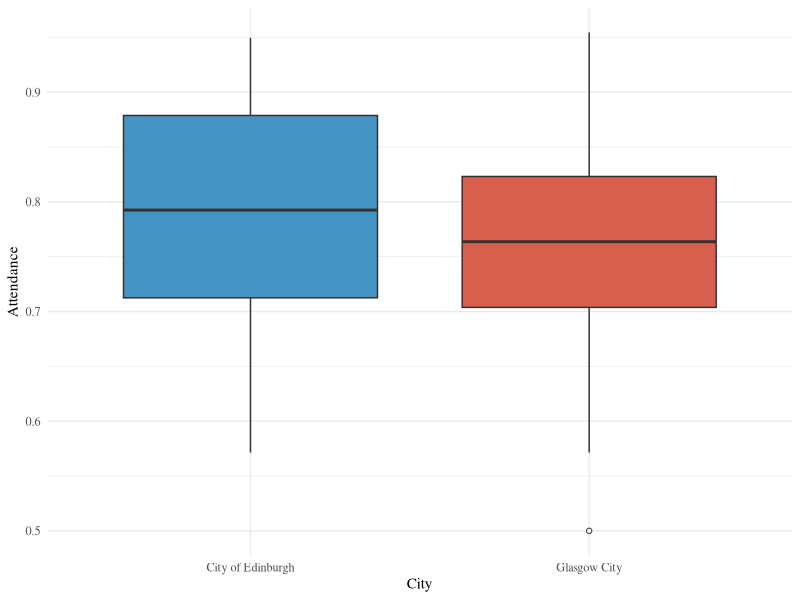
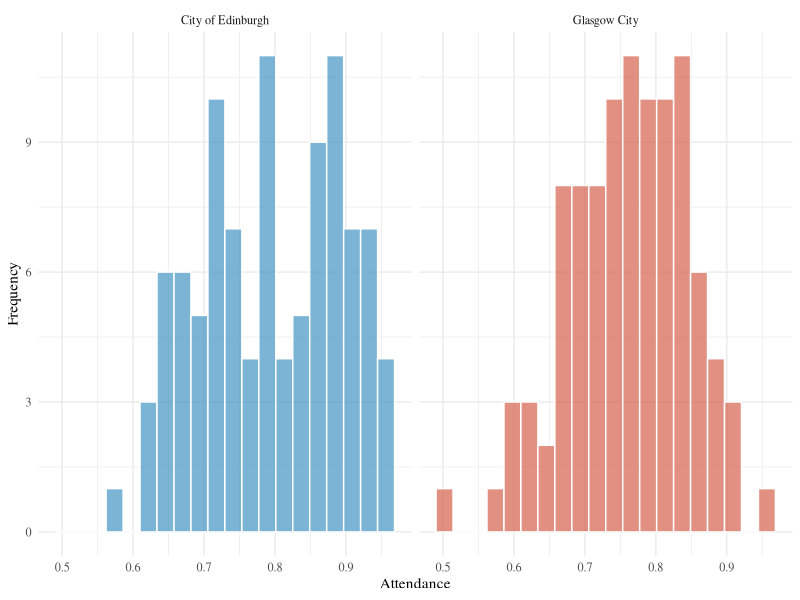
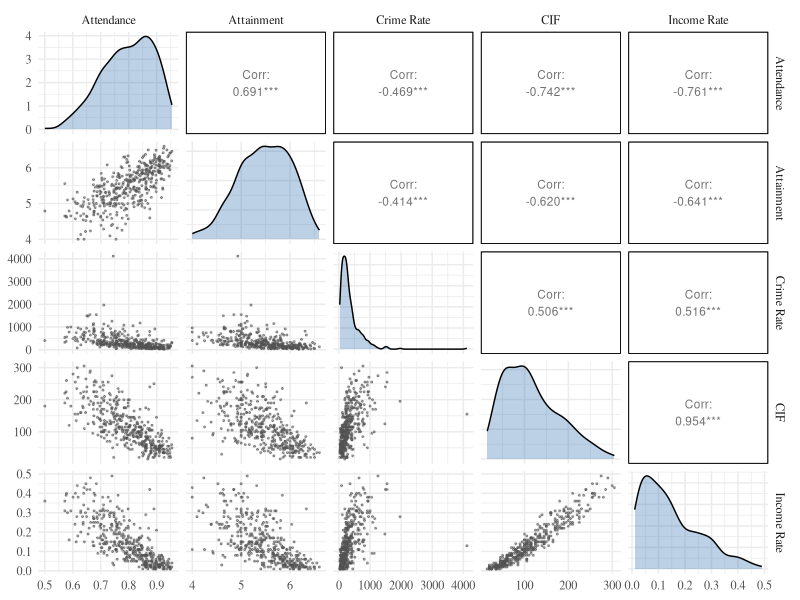
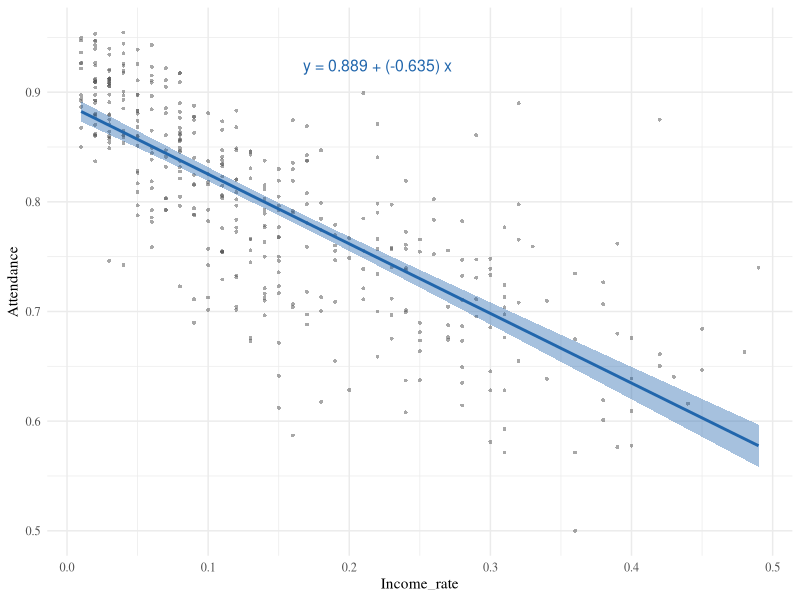
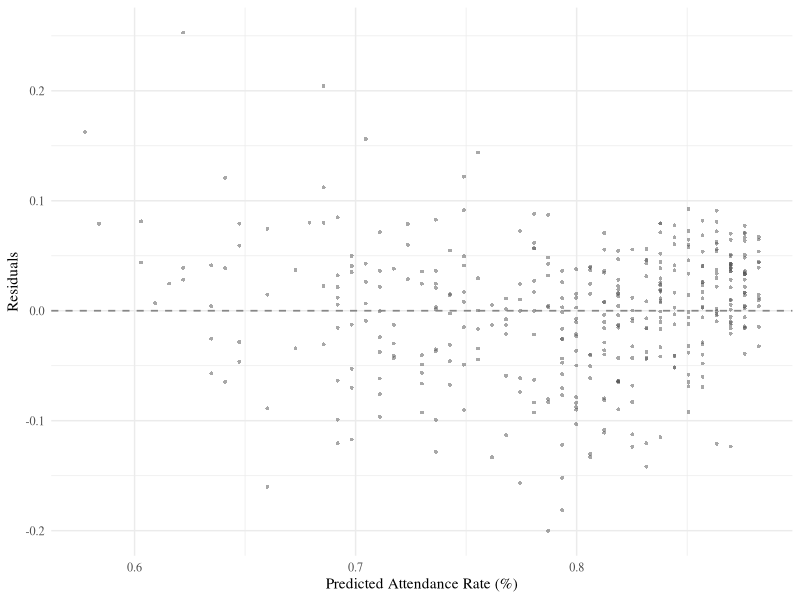
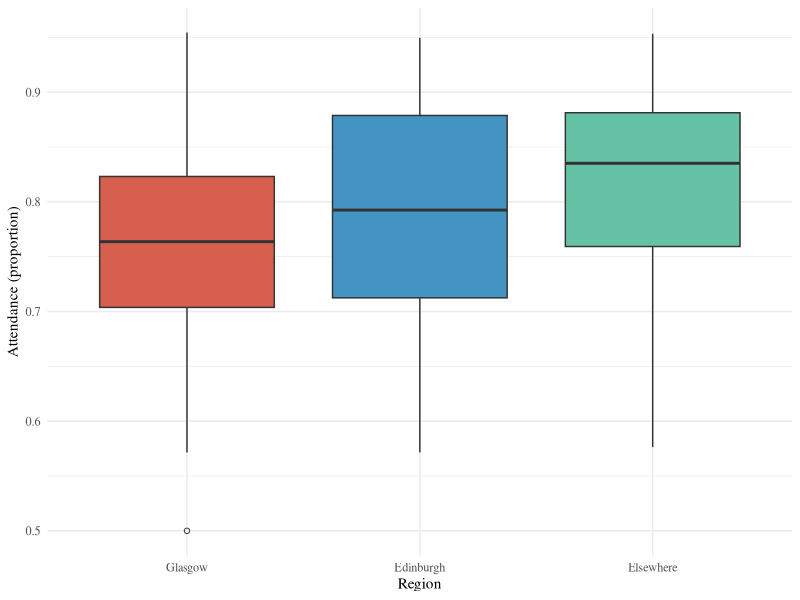
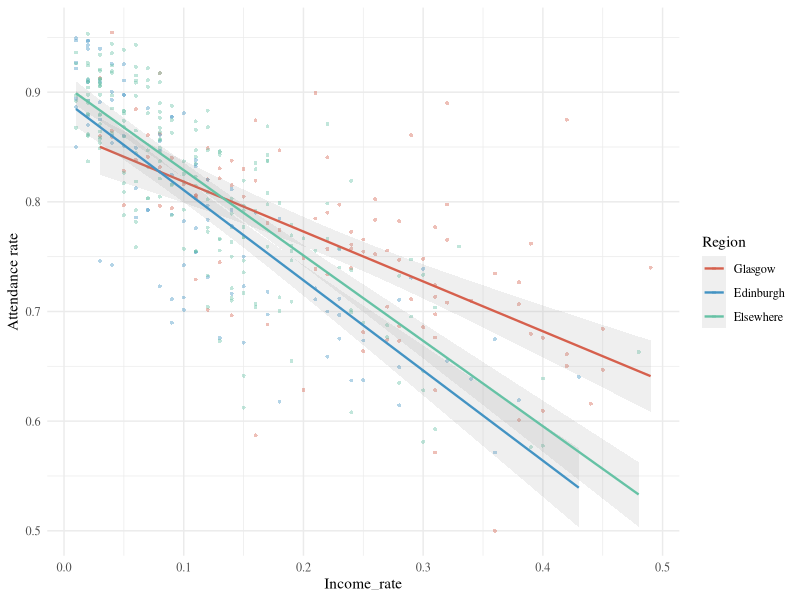
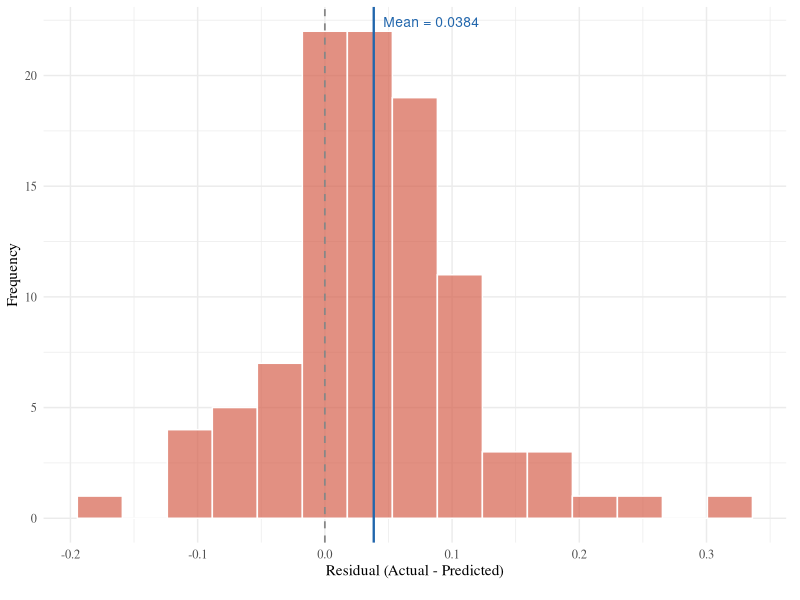

The R source for these figures, in order:
## ---- chunk 1
knitr::opts_chunk$set(echo = FALSE, message = FALSE, warning = FALSE, fig.pos = 'H')
dat <- read.csv("scottishData.csv")
library(ggplot2)
library(dplyr)
library(broom)

# Subsets for Section 1
glasgow   <- subset(dat, Council_area == "Glasgow City")
edinburgh <- subset(dat, Council_area == "City of Edinburgh")
elsewhere <- subset(dat, Council_area != "Glasgow City" &
                         Council_area != "City of Edinburgh")

# Region variable for Section 3
dat$Region <- ifelse(dat$Council_area == "Glasgow City", "Glasgow",
              ifelse(dat$Council_area == "City of Edinburgh", "Edinburgh", "Elsewhere"))
dat$Region <- factor(dat$Region, levels = c("Glasgow", "Edinburgh", "Elsewhere"))

# Unified colour palette 
col_gla   <- "#D6604D"   # terracotta  — Glasgow
col_edi   <- "#4393C3"   # steel blue  — Edinburgh
col_else  <- "#66C2A5"   # mint green  — Elsewhere
col_point <- "#525252"   # slate gray  — scatter points
col_line  <- "#2166AC"   # deep blue   — regression line
col_ref   <- "#878787"   # medium gray — reference line

# Use serif font in all plots to match the LaTeX document font
theme_set(theme_minimal(base_family = "serif"))
## ---- chunk 2

dat_two <- subset(dat, Council_area %in% c("Glasgow City", "City of Edinburgh"))

ggplot(dat_two, aes(x = Council_area, y = Attendance, fill = Council_area)) +
  geom_boxplot(outlier.shape = 1, outlier.size = 1.5) +
  scale_fill_manual(values = c("City of Edinburgh" = col_edi, "Glasgow City" = col_gla)) +
  labs(x = "City", y = "Attendance") +
  theme(legend.position = "none")
## ---- chunk 3

ggplot(dat_two, aes(x = Attendance, fill = Council_area)) +
  geom_histogram(bins = 20, alpha = 0.7, color = "white") +
  scale_fill_manual(values = c("City of Edinburgh" = col_edi, "Glasgow City" = col_gla)) +
  facet_wrap(~ Council_area, ncol = 2) +
  labs(x = "Attendance", y = "Frequency") +
  theme(legend.position = "none")
## ---- chunk 4

n_gla <- sum(!is.na(glasgow$Attendance))
n_edi <- sum(!is.na(edinburgh$Attendance))
mean_gla <- mean(glasgow$Attendance, na.rm = TRUE)
mean_edi <- mean(edinburgh$Attendance, na.rm = TRUE)
var_gla  <- var(glasgow$Attendance, na.rm = TRUE)
var_edi  <- var(edinburgh$Attendance, na.rm = TRUE)

sd_gla   <- sd(glasgow$Attendance, na.rm = TRUE)
sd_edi   <- sd(edinburgh$Attendance, na.rm = TRUE)

stats_table <- data.frame(
  City     = c("Glasgow", "Edinburgh"),
  N        = c(n_gla, n_edi),
  Mean     = round(c(mean_gla, mean_edi), 5),
  SD       = round(c(sd_gla, sd_edi), 5),
  Variance = round(c(var_gla, var_edi), 7)
)

knitr::kable(stats_table,
             caption = "Sample means and variances of Attendance for Glasgow and Edinburgh.",
             align = "c",
             booktabs = TRUE)
## ---- chunk 5

ci_mean_gla <- mean_gla + c(-1, 1) * qt(0.975, df = n_gla - 1) * sqrt(var_gla / n_gla)
ci_mean_edi <- mean_edi + c(-1, 1) * qt(0.975, df = n_edi - 1) * sqrt(var_edi / n_edi)

ci_mean_table <- data.frame(
  City  = c("Glasgow", "Edinburgh"),
  Lower = round(c(ci_mean_gla[1], ci_mean_edi[1]), 5),
  Upper = round(c(ci_mean_gla[2], ci_mean_edi[2]), 5)
)

knitr::kable(ci_mean_table,
             caption = "95\\% confidence intervals for the mean of Attendance.",
             align = "c",
             col.names = c("City", "2.5%", "97.5%"),
             booktabs = TRUE)
## ---- chunk 6

# 95% CI for variance using chi-squared distribution
ci_var_gla <- c((n_gla - 1) * var_gla / qchisq(0.975, df = n_gla - 1),
                (n_gla - 1) * var_gla / qchisq(0.025, df = n_gla - 1))
ci_var_edi <- c((n_edi - 1) * var_edi / qchisq(0.975, df = n_edi - 1),
                (n_edi - 1) * var_edi / qchisq(0.025, df = n_edi - 1))

ci_var_table <- data.frame(
  City  = c("Glasgow", "Edinburgh"),
  Lower = round(c(ci_var_gla[1], ci_var_edi[1]), 7),
  Upper = round(c(ci_var_gla[2], ci_var_edi[2]), 7)
)

knitr::kable(ci_var_table,
             caption = "95\\% confidence intervals for the variance of Attendance.",
             align = "c",
             col.names = c("City", "2.5%", "97.5%"),
             booktabs = TRUE)
## ---- chunk 7

f_result <- var.test(glasgow$Attendance, edinburgh$Attendance)

f_table <- data.frame(
  Statistic = round(f_result$statistic, 4),
  df1       = f_result$parameter[1],
  df2       = f_result$parameter[2],
  p_value   = formatC(f_result$p.value, format = "e", digits = 4)
)

knitr::kable(f_table,
             caption = "F-test for equality of variances of Attendance.",
             align = "c",
             col.names = c("F-statistic", "df1", "df2", "p-value"),
             booktabs = TRUE)
## ---- chunk 8

t_result <- t.test(glasgow$Attendance, edinburgh$Attendance, var.equal = FALSE)

t_table <- data.frame(
  Statistic = round(t_result$statistic, 4),
  df        = round(t_result$parameter, 2),
  p_value   = formatC(t_result$p.value, format = "e", digits = 4)
)

knitr::kable(t_table,
             caption = "Welch's two-sample t-test for difference in mean Attendance.",
             align = "c",
             col.names = c("t-statistic", "df", "p-value"),
             booktabs = TRUE)
## ---- chunk 9
library(GGally)

vars <- c("Attendance", "Attainment", "crime_rate", "CIF", "Income_rate")

ggpairs(dat[, vars],
        columnLabels = c("Attendance", "Attainment", "Crime Rate", "CIF", "Income Rate"),
        lower = list(continuous = wrap("points", size = 0.4, alpha = 0.5, colour = col_point)),
        diag  = list(continuous = wrap("densityDiag", fill = col_line, alpha = 0.3)),
        upper = list(continuous = wrap("cor", size = 3)))
## ---- chunk 10
# Full 5x5 pairwise Pearson correlation matrix
cor_matrix <- round(cor(dat[, vars], use = "complete.obs", method = "pearson"), 3)
colnames(cor_matrix) <- c("Attendance", "Attainment", "Crime Rate", "CIF", "Income Rate")
rownames(cor_matrix) <- c("Attendance", "Attainment", "Crime Rate", "CIF", "Income Rate")

knitr::kable(cor_matrix,
             caption = "Pairwise Pearson correlation coefficients between the five selected variables.",
             align = "c",
             booktabs = TRUE)

# Store individual correlations for later use
r_attainment <- cor_matrix[1, 2]
r_crime      <- cor_matrix[1, 3]
r_cif        <- cor_matrix[1, 4]
r_income     <- cor_matrix[1, 5]
## ---- chunk 11
# Identify the variable with the highest absolute correlation with Attendance
correlations <- c(
  Attainment = r_attainment,
  Crime_rate = r_crime,
  CIF = r_cif,
  Income_rate = r_income
)
data2_name <- names(which.max(abs(correlations)))

# Fit simple linear regression
model_formula <- as.formula(paste("Attendance ~", data2_name))
lm_model <- lm(model_formula, data = dat)

# Extract coefficients
intercept <- coef(lm_model)[1]
slope     <- coef(lm_model)[2]
r_squared <- summary(lm_model)$r.squared
## ---- chunk 12
display_name <- gsub("_", " ", data2_name)

knitr::kable(
  tidy(lm_model),
  digits = 4,
  caption = paste("Simple linear regression model: Attendance ~", display_name),
  booktabs = TRUE
)
## ---- chunk 13
ci <- confint(lm_model, level = 0.95)
rownames(ci) <- c("Intercept ", "Slope")
colnames(ci) <- c("2.5%", "97.5%")

knitr::kable(
  ci,
  digits = 4,
  caption = "95\\% Confidence Intervals for Regression Coefficients",
  booktabs = TRUE
)
## ---- chunk 14

equation <- paste0("y = ", round(intercept, 3), " + (", round(slope, 3), ") x")

# Dynamic annotation position
x_pos <- quantile(dat[[data2_name]], 0.75, na.rm = TRUE)
y_pos <- quantile(dat$Attendance, 0.95, na.rm = TRUE)

ggplot(dat, aes(x = !!sym(data2_name), y = Attendance)) +
  geom_point(shape = 16, size = 1, colour = adjustcolor(col_point, alpha.f = 0.5)) +
  geom_smooth(method = "lm", se = TRUE, colour = col_line, fill = adjustcolor(col_line, alpha.f = 0.15)) +
  labs(
    x = data2_name,
    y = "Attendance"
  ) +
  annotate("text", x = x_pos, y = y_pos, label = equation, parse = FALSE,
           size = 4, colour = col_line)

## ---- chunk 15

# residuals
dat$residuals <- residuals(lm_model)
dat$fitted    <- fitted(lm_model)

ggplot(dat, aes(x = fitted, y = residuals)) +
  geom_point(shape = 16, size = 1, colour = adjustcolor(col_point, alpha.f = 0.5)) +
  geom_hline(yintercept = 0, linetype = "dashed", colour = col_ref, linewidth = 0.6) +
  labs(
    x = "Predicted Attendance Rate (%)",
    y = "Residuals"
  )

## ---- chunk 16
ggplot(dat, aes(x = Region, y = Attendance, fill = Region)) +
  geom_boxplot(outlier.shape = 1, outlier.size = 1.5) +
  scale_fill_manual(values = c("Glasgow" = col_gla, "Edinburgh" = col_edi, "Elsewhere" = col_else)) +
  labs(x = "Region", y = "Attendance (proportion)") +
  theme(legend.position = "none")
## ---- chunk 17
# F-tests: variance comparison
f_gla_else <- var.test(glasgow$Attendance, elsewhere$Attendance)
f_edi_else <- var.test(edinburgh$Attendance, elsewhere$Attendance)
f_gla_edi  <- var.test(glasgow$Attendance, edinburgh$Attendance)

f_table <- data.frame(
  Comparison = c("Glasgow vs Elsewhere", "Edinburgh vs Elsewhere", "Glasgow vs Edinburgh"),
  F_stat     = round(c(f_gla_else$statistic, f_edi_else$statistic, f_gla_edi$statistic), 4),
  df1        = c(f_gla_else$parameter[1], f_edi_else$parameter[1], f_gla_edi$parameter[1]),
  df2        = c(f_gla_else$parameter[2], f_edi_else$parameter[2], f_gla_edi$parameter[2]),
  p_value    = c(formatC(f_gla_else$p.value, format = "e", digits = 3),
                 formatC(f_edi_else$p.value, format = "e", digits = 3),
                 formatC(f_gla_edi$p.value, format = "e", digits = 3))
)

knitr::kable(f_table,
             caption = "F-tests comparing variance of Attendance between regions.",
             align = "c",
             col.names = c("Comparison", "F-statistic", "df1", "df2", "p-value"),
             booktabs = TRUE)
## ---- chunk 18
# Welch's t-tests: mean comparison
t_gla_else <- t.test(glasgow$Attendance, elsewhere$Attendance, var.equal = FALSE)
t_edi_else <- t.test(edinburgh$Attendance, elsewhere$Attendance, var.equal = FALSE)
t_gla_edi  <- t.test(glasgow$Attendance, edinburgh$Attendance, var.equal = FALSE)

t_table <- data.frame(
  Comparison = c("Glasgow vs Elsewhere", "Edinburgh vs Elsewhere", "Glasgow vs Edinburgh"),
  t_stat     = round(c(t_gla_else$statistic, t_edi_else$statistic, t_gla_edi$statistic), 4),
  df         = round(c(t_gla_else$parameter, t_edi_else$parameter, t_gla_edi$parameter), 2),
  p_value    = c(formatC(t_gla_else$p.value, format = "e", digits = 3),
                 formatC(t_edi_else$p.value, format = "e", digits = 3),
                 formatC(t_gla_edi$p.value, format = "e", digits = 3))
)

knitr::kable(t_table,
             caption = "Welch's t-tests comparing mean Attendance between regions.",
             align = "c",
             col.names = c("Comparison", "t-statistic", "df", "p-value"),
             booktabs = TRUE)
## ---- chunk 19
lm_gla  <- lm(Attendance ~ Income_rate, data = glasgow)
lm_edi  <- lm(Attendance ~ Income_rate, data = edinburgh)
lm_else <- lm(Attendance ~ Income_rate, data = elsewhere)

# Extract coefficients
slopes     <- c(coef(lm_gla)[2], coef(lm_edi)[2], coef(lm_else)[2])
intercepts <- c(coef(lm_gla)[1], coef(lm_edi)[1], coef(lm_else)[1])
r_sq       <- c(summary(lm_gla)$r.squared, summary(lm_edi)$r.squared, summary(lm_else)$r.squared)

# 95% CIs for slopes
ci_gla  <- confint(lm_gla,  "Income_rate", level = 0.95)
ci_edi  <- confint(lm_edi,  "Income_rate", level = 0.95)
ci_else <- confint(lm_else, "Income_rate", level = 0.95)

reg_table <- data.frame(
  Region    = c("Glasgow", "Edinburgh", "Elsewhere"),
  Intercept = round(intercepts, 4),
  Slope     = round(slopes, 4),
  CI_lower  = round(c(ci_gla[1], ci_edi[1], ci_else[1]), 4),
  CI_upper  = round(c(ci_gla[2], ci_edi[2], ci_else[2]), 4),
  R_squared = round(r_sq, 4)
)

knitr::kable(reg_table,
             caption = "Regional regression models: Attendance on Income\\_rate.",
             align = "c",
             booktabs = TRUE,
             col.names = c("Region", "Intercept", "Slope",
                           "Slope CI lower", "Slope CI upper", "$R^2$"))
## ---- chunk 20
ggplot(dat, aes(x = Income_rate, y = Attendance, colour = Region)) +
  geom_point(shape = 16, size = 1, alpha = 0.4) +
  geom_smooth(method = "lm", se = TRUE, linewidth = 0.8, alpha = 0.15) +
  scale_colour_manual(values = c("Glasgow" = col_gla, "Edinburgh" = col_edi, "Elsewhere" = col_else)) +
  labs(x = "Income_rate", y = "Attendance rate")
## ---- chunk 21
new_data <- data.frame(Income_rate = 0.15)

pred_gla  <- predict(lm_gla,  newdata = new_data, interval = "prediction", level = 0.95)
pred_edi  <- predict(lm_edi,  newdata = new_data, interval = "prediction", level = 0.95)
pred_else <- predict(lm_else, newdata = new_data, interval = "prediction", level = 0.95)

pred_table <- data.frame(
  Region = c("Glasgow", "Edinburgh", "Elsewhere"),
  Fitted = round(c(pred_gla[1], pred_edi[1], pred_else[1]), 4),
  Lower  = round(c(pred_gla[2], pred_edi[2], pred_else[2]), 4),
  Upper  = round(c(pred_gla[3], pred_edi[3], pred_else[3]), 4),
  Width  = round(c(pred_gla[3] - pred_gla[2],
                    pred_edi[3] - pred_edi[2],
                    pred_else[3] - pred_else[2]), 4)
)

knitr::kable(pred_table,
             caption = "95\\% prediction intervals for Attendance at Income\\_rate $= 0.15$.",
             align = "c",
             col.names = c("Region", "Fitted", "Lower", "Upper", "Width"),
             booktabs = TRUE)
## ---- chunk 22
# Baseline model: trained on non-Glasgow data
dat_baseline <- subset(dat, Region != "Glasgow")
lm_baseline  <- lm(Attendance ~ Income_rate, data = dat_baseline)

baseline_summary <- summary(lm_baseline)
b0 <- coef(lm_baseline)[1]
b1 <- coef(lm_baseline)[2]
## ---- chunk 23
baseline_ci <- confint(lm_baseline, level = 0.95)

baseline_coef <- data.frame(
  Term      = c("Intercept", "Income_rate"),
  Estimate  = round(coef(lm_baseline), 4),
  CI_lower  = round(baseline_ci[, 1], 4),
  CI_upper  = round(baseline_ci[, 2], 4)
)

knitr::kable(baseline_coef,
             caption = paste0("Baseline regression model (non-Glasgow, $n = ",
                              nrow(dat_baseline), "$): Attendance on Income\\_rate."),
             align = "c",
             booktabs = TRUE,
             col.names = c("Term", "Estimate", "95% CI lower", "95% CI upper"),
             row.names = FALSE)
## ---- chunk 24
# Predict Glasgow's "expected" attendance using the baseline model
glasgow$predicted <- predict(lm_baseline, newdata = glasgow)
glasgow$residual  <- glasgow$Attendance - glasgow$predicted

# Descriptive statistics of Glasgow residuals
mean_resid <- mean(glasgow$residual)
sd_resid   <- sd(glasgow$residual)
n_resid    <- length(glasgow$residual)
## ---- chunk 25
resid_df <- data.frame(residual = glasgow$residual)
ggplot(resid_df, aes(x = residual)) +
  geom_histogram(bins = 15, fill = col_gla, colour = "white", alpha = 0.7) +
  geom_vline(xintercept = 0, linetype = "dashed", colour = col_ref, linewidth = 0.6) +
  geom_vline(xintercept = mean_resid, colour = col_line, linewidth = 0.8) +
  annotate("text", x = mean_resid, y = Inf, vjust = 2, hjust = -0.1,
           label = paste0("Mean = ", round(mean_resid, 4)),
           colour = col_line, size = 3.5) +
  scale_x_continuous(breaks = scales::pretty_breaks(n = 6)) +
  labs(x = "Residual (Actual - Predicted)", y = "Frequency") +
  theme(
        axis.text.x = element_text(size = 9),
        plot.margin = margin(t = 5, r = 10, b = 15, l = 5, unit = "pt"))
## ---- chunk 26
t_resid <- t.test(glasgow$residual, mu = 0)

t_resid_table <- data.frame(
  Mean_residual = round(mean_resid, 4),
  SE            = round(sd_resid / sqrt(n_resid), 4),
  t_stat        = round(t_resid$statistic, 4),
  df            = t_resid$parameter,
  p_value       = formatC(t_resid$p.value, format = "e", digits = 3),
  CI_lower      = round(t_resid$conf.int[1], 4),
  CI_upper      = round(t_resid$conf.int[2], 4)
)

knitr::kable(t_resid_table,
             caption = "One-sample t-test on Glasgow residuals ($H_0: \\mu_e = 0$).",
             align = "c",
             booktabs = TRUE,
             col.names = c("Mean residual", "SE", "t-statistic", "df",
                           "p-value", "95% CI lower", "95% CI upper"),
             row.names = FALSE)
## ---- chunk 27
# Select continuous candidate variables (exclude identifiers, Income, and Attendance)
scan_vars <- c("Employment_rate", "CIF",
               "ALCOHOL", "DRUG", "SMR", "DEPRESS", "LBWT", "EMERG",
               "Attainment", "no_qualifications", "not_participating", "University",
               "drive_petrol", "drive_GP", "drive_post", "drive_primary",
               "drive_retail", "drive_secondary",
               "PT_GP", "PT_post", "PT_retail",
               "Broadband", "crime_rate",
               "overcrowded_rate", "nocentralheat_rate")

# Compute Pearson r between Glasgow residuals and each variable
cors <- sapply(scan_vars, function(v) {
  x <- glasgow[[v]]
  if (is.numeric(x) && sum(!is.na(x)) > 5) {
    cor(glasgow$residual, x, use = "complete.obs")
  } else {
    NA
  }
})

# Sort by absolute correlation
cors <- cors[!is.na(cors)]
cors_sorted <- sort(abs(cors), decreasing = TRUE)
cors_signed <- cors[names(cors_sorted)]

scan_table <- data.frame(
  Variable = names(cors_signed),
  r        = round(cors_signed, 4),
  abs_r    = round(abs(cors_signed), 4)
)

knitr::kable(scan_table,
             caption = "Pearson correlations: Glasgow residuals vs candidate variables (sorted by absolute r).",
             align = "c",
             col.names = c("Variable", "r", "Abs(r)"),
             row.names = FALSE,
             booktabs = TRUE)
## ---- chunk 28
# Identify the variable with the highest |r|
top_var_name <- names(cors_signed)[1]
top_var_r    <- cors_signed[1]
top_var_tex  <- gsub("_", "\\_", top_var_name, fixed = TRUE)
## ---- chunk 29
lm_deep <- lm(glasgow$residual ~ glasgow[[top_var_name]])
r_deep     <- cor(glasgow$residual, glasgow[[top_var_name]], use = "complete.obs")
r2_deep    <- summary(lm_deep)$r.squared
slope_deep <- coef(lm_deep)[2]
ci_deep    <- confint(lm_deep, level = 0.95)

deep_df <- data.frame(x = glasgow[[top_var_name]], y = glasgow$residual)

ggplot(deep_df, aes(x = x, y = y)) +
  geom_point(shape = 16, size = 1, alpha = 0.4, colour = col_gla) +
  geom_smooth(method = "lm", se = TRUE, colour = col_line,
              fill = adjustcolor(col_line, alpha.f = 0.15), linewidth = 0.8) +
  geom_hline(yintercept = 0, linetype = "dashed", colour = col_ref, linewidth = 0.6) +
  labs(x = top_var_name, y = "Residual (Actual - Predicted Attendance)")
## ---- chunk 30
deep_table <- data.frame(
  Statistic = c("Pearson r", "R-squared", "Slope", "Slope 95% CI lower", "Slope 95% CI upper"),
  Value     = round(c(r_deep, r2_deep, slope_deep, ci_deep[2, 1], ci_deep[2, 2]), 4)
)

knitr::kable(deep_table,
             caption = paste0("Regression of Glasgow residuals on ", top_var_tex, "."),
             align = "c",
             row.names = FALSE,
             booktabs = TRUE)
## ---- chunk 31
q_resid <- quantile(glasgow$residual, probs = c(1/3, 2/3))
q_topvar <- quantile(glasgow[[top_var_name]], probs = c(1/3, 2/3), na.rm = TRUE)

resid_cat <- cut(glasgow$residual,
                 breaks = c(-Inf, q_resid[1], q_resid[2], Inf),
                 labels = c("Negative", "Neutral", "Positive"))
topvar_cat <- cut(glasgow[[top_var_name]],
                  breaks = c(-Inf, q_topvar[1], q_topvar[2], Inf),
                  labels = c("Low", "Medium", "High"))

cont_table <- table(resid_cat, topvar_cat)

knitr::kable(cont_table,
             caption = paste0("Contingency table: Residual category $\\times$ ",
                              top_var_tex, " category (Glasgow only)."),
             booktabs = TRUE)

chi_result <- chisq.test(cont_table)
